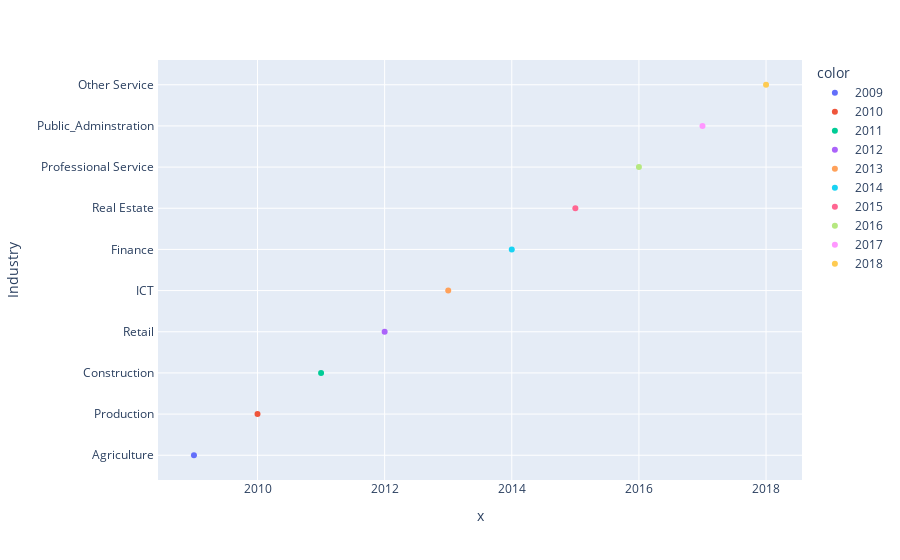

Write notebook code for a chart like this one.
### Code cell
fig = px.scatter(data, y="Industry", x=['2009', '2010', '2011', '2012', '2013', '2014', '2015',
       '2016', '2017', '2018'],color=['2009', '2010', '2011', '2012', '2013', '2014', '2015',
       '2016', '2017', '2018'])
fig.show()

### Figure 1 — Plotly figure (JSON) as saved in the notebook; plotly's stock layout.template omitted (floating-point values rounded to 4 significant figures)
{"data": [{"hovertemplate": "color=2009<br>x=%{x}<br>Industry=%{y}<extra></extra>", "legendgroup": "2009", "marker": {"color": "#636efa", "symbol": "circle"}, "mode": "markers", "name": "2009", "showlegend": true, "type": "scatter", "x": ["2009"], "xaxis": "x", "y": ["Agriculture "], "yaxis": "y"}, {"hovertemplate": "color=2010<br>x=%{x}<br>Industry=%{y}<extra></extra>", "legendgroup": "2010", "marker": {"color": "#EF553B", "symbol": "circle"}, "mode": "markers", "name": "2010", "showlegend": true, "type": "scatter", "x": ["2010"], "xaxis": "x", "y": ["Production "], "yaxis": "y"}, {"hovertemplate": "color=2011<br>x=%{x}<br>Industry=%{y}<extra></extra>", "legendgroup": "2011", "marker": {"color": "#00cc96", "symbol": "circle"}, "mode": "markers", "name": "2011", "showlegend": true, "type": "scatter", "x": ["2011"], "xaxis": "x", "y": ["Construction "], "yaxis": "y"}, {"hovertemplate": "color=2012<br>x=%{x}<br>Industry=%{y}<extra></extra>", "legendgroup": "2012", "marker": {"color": "#ab63fa", "symbol": "circle"}, "mode": "markers", "name": "2012", "showlegend": true, "type": "scatter", "x": ["2012"], "xaxis": "x", "y": ["Retail "], "yaxis": "y"}, {"hovertemplate": "color=2013<br>x=%{x}<br>Industry=%{y}<extra></extra>", "legendgroup": "2013", "marker": {"color": "#FFA15A", "symbol": "circle"}, "mode": "markers", "name": "2013", "showlegend": true, "type": "scatter", "x": ["2013"], "xaxis": "x", "y": ["ICT "], "yaxis": "y"}, {"hovertemplate": "color=2014<br>x=%{x}<br>Industry=%{y}<extra></extra>", "legendgroup": "2014", "marker": {"color": "#19d3f3", "symbol": "circle"}, "mode": "markers", "name": "2014", "showlegend": true, "type": "scatter", "x": ["2014"], "xaxis": "x", "y": ["Finance "], "yaxis": "y"}, {"hovertemplate": "color=2015<br>x=%{x}<br>Industry=%{y}<extra></extra>", "legendgroup": "2015", "marker": {"color": "#FF6692", "symbol": "circle"}, "mode": "markers", "name": "2015", "showlegend": true, "type": "scatter", "x": ["2015"], "xaxis": "x", "y": ["Real Estate "], "yaxis": "y"}, {"hovertemplate": "color=2016<br>x=%{x}<br>Industry=%{y}<extra></extra>", "legendgroup": "2016", "marker": {"color": "#B6E880", "symbol": "circle"}, "mode": "markers", "name": "2016", "showlegend": true, "type": "scatter", "x": ["2016"], "xaxis": "x", "y": ["Professional Service "], "yaxis": "y"}, {"hovertemplate": "color=2017<br>x=%{x}<br>Industry=%{y}<extra></extra>", "legendgroup": "2017", "marker": {"color": "#FF97FF", "symbol": "circle"}, "mode": "markers", "name": "2017", "showlegend": true, "type": "scatter", "x": ["2017"], "xaxis": "x", "y": ["Public_Adminstration "], "yaxis": "y"}, {"hovertemplate": "color=2018<br>x=%{x}<br>Industry=%{y}<extra></extra>", "legendgroup": "2018", "marker": {"color": "#FECB52", "symbol": "circle"}, "mode": "markers", "name": "2018", "showlegend": true, "type": "scatter", "x": ["2018"], "xaxis": "x", "y": ["Other Service "], "yaxis": "y"}], "layout": {"legend": {"title": {"text": "color"}, "tracegroupgap": 0}, "margin": {"t": 60}, "xaxis": {"anchor": "y", "domain": [0, 1], "title": {"text": "x"}}, "yaxis": {"anchor": "x", "domain": [0, 1], "title": {"text": "Industry"}}}}
